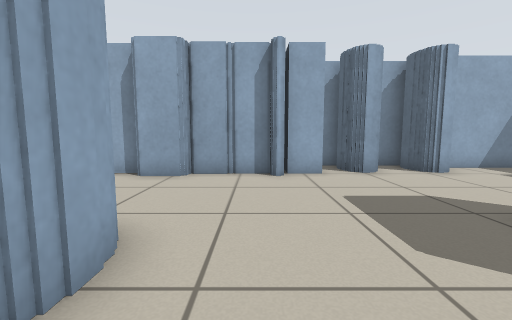
view 1 (above)

14 first-person views from a walk through a Stage world. The camera is 0.64 m above the floor, tilts 6° down and sees 90° across. Floor lines are 1 m apart. The floor is counted in squares, 0.5 m on a side. Each view is taken from the middle of a square. On the plan, view 1 faces up. The plan holds only what a view shows up to about 12 squares ahead; the rest is blank. The robots in the file are not drawn.

view 2
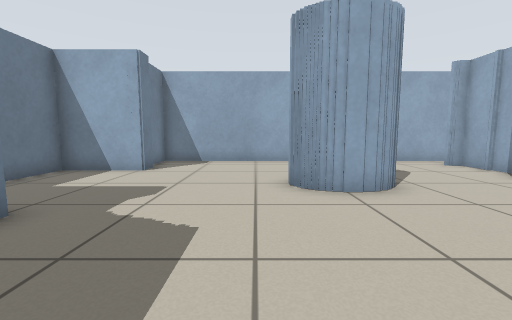

view 3
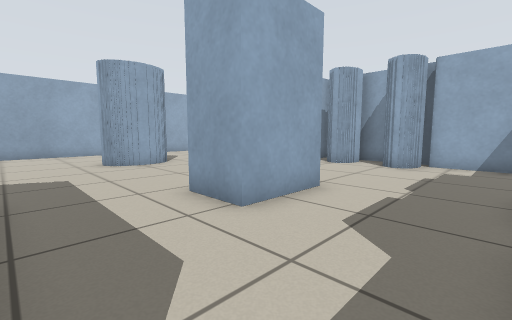

view 4
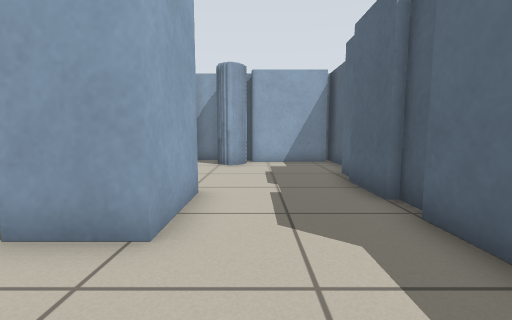

view 5
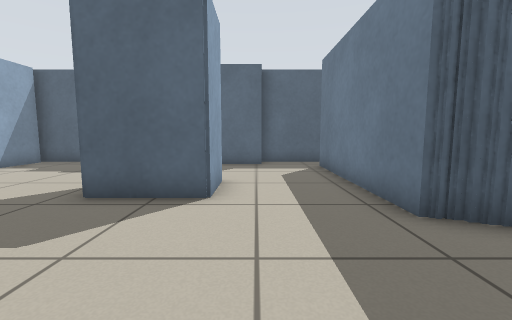

view 6
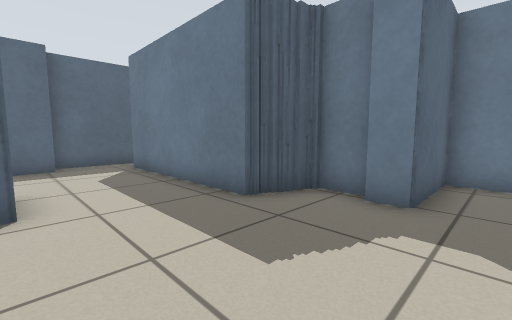

view 7
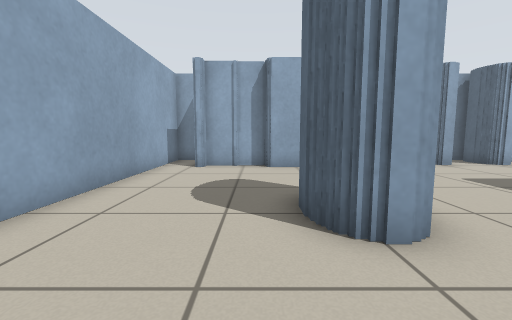

view 8
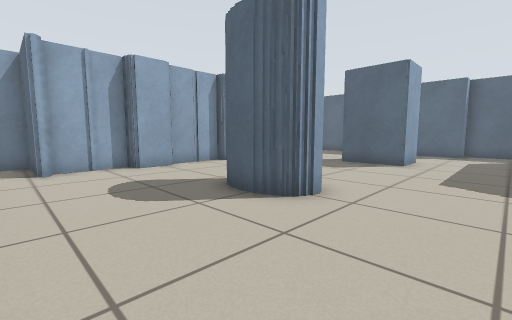

view 9
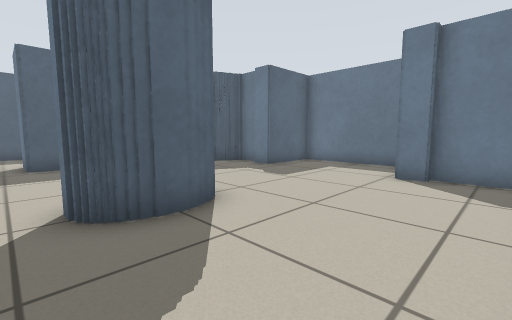

view 10
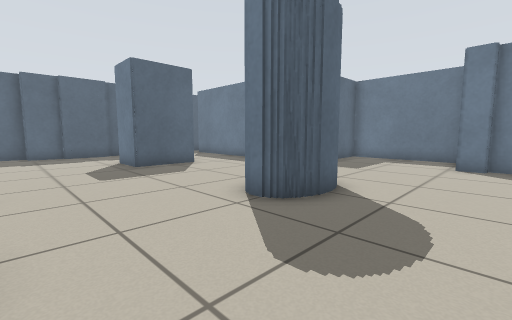

view 11
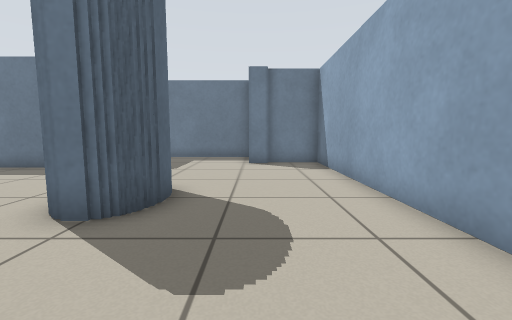

view 12
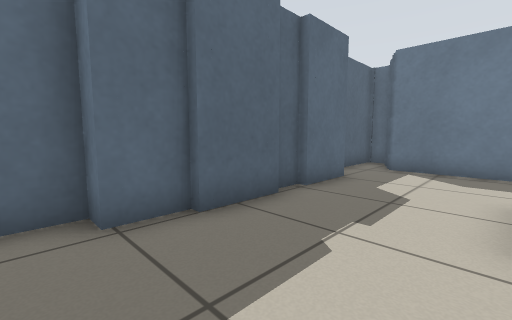

view 13
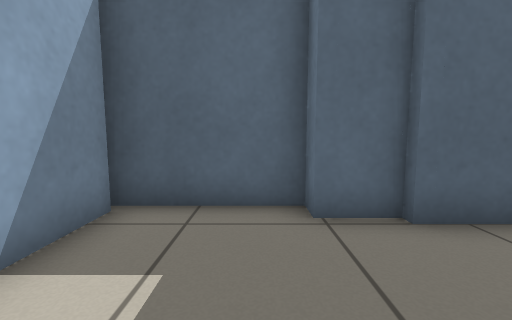

view 14
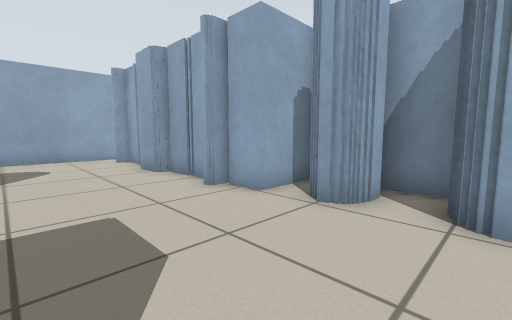

### Floor plan
Points are (right, up) in squares from view 1. A wall is a line through its corners. A room is listed if a view was taken in it or the views show most of it. See-through windows are left out.
Room 1 (views 1, 2, 3, 4, 5, 6, 7, 8, 9, 10, 11, 12, 13, 14)
walls: (-1.5, 3) (-1.5, 1.2); (-1.8, 0.9) (-3, 0.9) (-3, 1.5); (4, 0.9) (4, 3.4) (5.8, 3.4) (5.8, 0.9) (4, 0.9); (-3, 2.8) (-3, 3.4) (-1.9, 3.4); (-3.2, 1.4) (-3.2, 3); (2.8, -3.1) (2.8, -2.5) (9, -2.5); (2.5, -3.6) (2.5, -3); (0.5, 8) (-2, 8); (1, -4.2) (2.3, -4.2); (-2, 7.5) (-3.6, 7.5); (-3.6, 8) (-5.9, 8); (2.1, 10.1) (2.1, 8) (1, 8); (4.2, 9.6) (4.2, 8.3) (3, 8.3) (3, 9.5); (9.5, 2.8) (9.5, 4.9); (9.7, 1.6) (9.7, 2.9); (-5.5, -3.8) (-4.7, -3.8) (-4.7, -6.7) (0.1, -6.7) (0.1, -3.8) (1, -3.8); (9.5, -0.2) (9.5, 1.9); (-5.9, 7.5) (-6.3, 7.5) (-6.3, 10.1) (-7.7, 10.1) (-7.7, -4.2) (-5.5, -4.2); (9.7, 4.8) (9.7, 6.1) (10.4, 6.1) (10.4, 10.1); (5.9, 10.1) (3.9, 10.1); (6.9, 10.1) (6.4, 10.1); (9.8, -4.4) (10.4, -4.4) (10.4, -0.2); (10.1, 9.4) (6.6, 9.4) (6.6, 8.3) (5.5, 8.3) (5.5, 9.9)

Where each view was taken, in squares from view 1:
view 1: 0 up, 0 right, facing up
view 2: 0 up, 4 right, facing left
view 3: 2 down, 9 right, facing up-left
view 4: 2 down, 7 right, facing up
view 5: 0 up, 1 left, facing right
view 6: 1 up, 1 left, facing down-right
view 7: 2 down, 4 left, facing up
view 8: 2 down, 7 left, facing up-right
view 9: 4 up, 7 left, facing down-right
view 10: 7 up, 6 left, facing down-right
view 11: 7 up, 5 left, facing down
view 12: 7 up, 6 right, facing down-right
view 13: 7 up, 6 right, facing right
view 14: 4 up, 6 right, facing up-left
